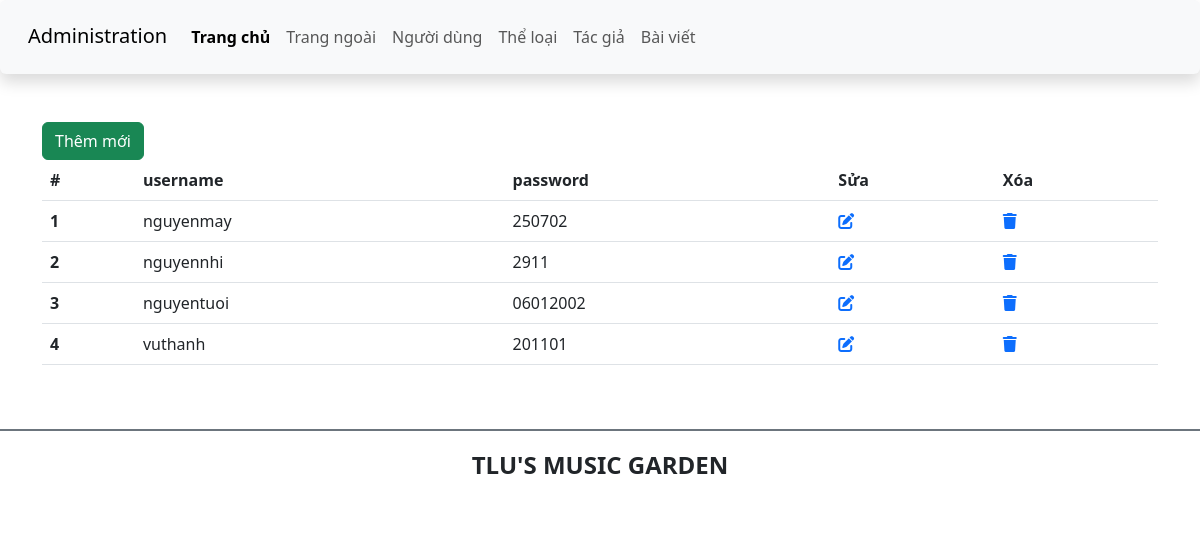
Screenshot of /admin/user.php with the database file from the repository.
### tables this page shows
CREATE TABLE `nguoidung` (
  `ma_ndung` int(11) NOT NULL,
  `username` varchar(50) NOT NULL,
  `password` varchar(50) NOT NULL
);

### includes/executeSQL.php (called while the page is built, shortened)
<?php
function executeResult($sql){
    $conn = mysqli_connect(servername, username, password, dbname);
    $result = mysqli_query($conn, $sql);
    $list = [];
    while ($row = mysqli_fetch_assoc($result)) {
        $list[] = $row;
    }
    return $list;
}
?>

### admin/user.php (the view)
<?php
require_once('includes/header_admin.php');
require_once('../includes/executeSQL.php');
?>
<main class="container mt-5 mb-5">
    <div class="row">
        <div class="col-sm">
            <a href="add_user.php" class="btn btn-success">Thêm mới</a>
            <table class="table">
                <thead>
                    <tr>
                        <th scope="col">#</th>
                        <th scope="col">username</th>
                        <th scope="col">password</th>
                        <th>Sửa</th>
                        <th>Xóa</th>
                    </tr>
                </thead>
                <tbody>
                    <?php
                    $users = executeResult('select * from nguoidung');
                    if (count($users) > 0) {
                        $dem = 1;
                        foreach ($users as $user) {
                            ?>
                            <tr>
                                <th scope="row"><?= $dem++ ?></th>
                                <td>
                                    <?= $user['username'] ?>
                                </td>
                                <td>
                                    <?= $user['password'] ?>
                                </td>
                                <td>
                                    <a href="edit_user.php?id=<?= $user['ma_ndung'] ?>"><i class="fa-solid fa-pen-to-square"></i></a>
                                </td>
                                <td>
                                    <a href="process_user.php?btn=xóa&id=<?= $user['ma_ndung'] ?>"><i class="fa-solid fa-trash"></i></a>
                                </td>
                            </tr>
                            <?php
                        }
                    }
                    ?>
                </tbody>
            </table>
        </div>
    </div>
</main>
<?php
require_once('../includes/footer.php');
?>

### rows the page displays
nguoidung: username "nguyenmay", password "250702"
nguoidung: username "nguyennhi", password "2911"
nguoidung: username "nguyentuoi", password "06012002"
nguoidung: username "vuthanh", password "201101"
